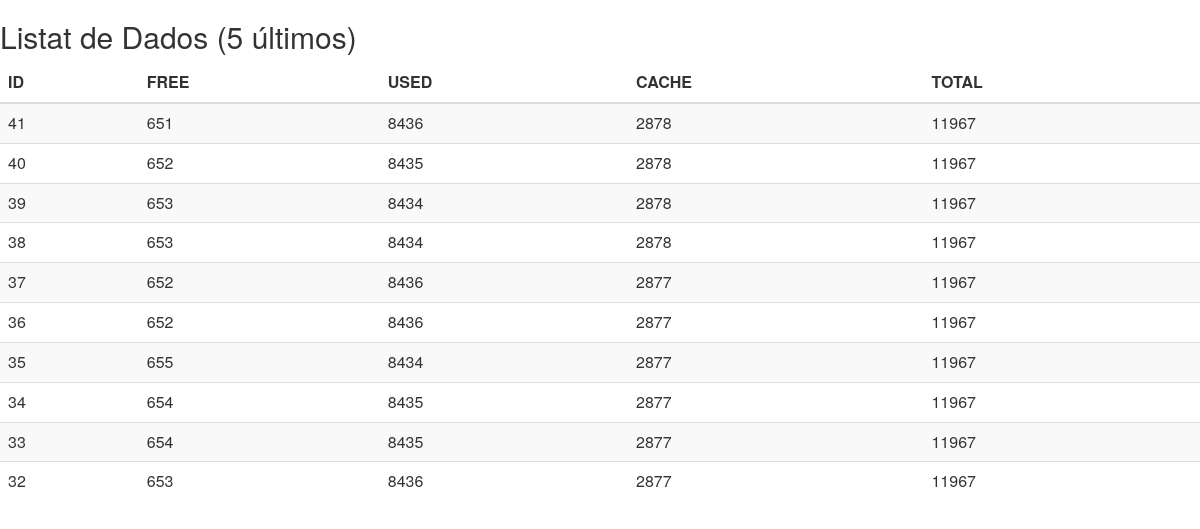
The page /db.php on the database as committed earlier.
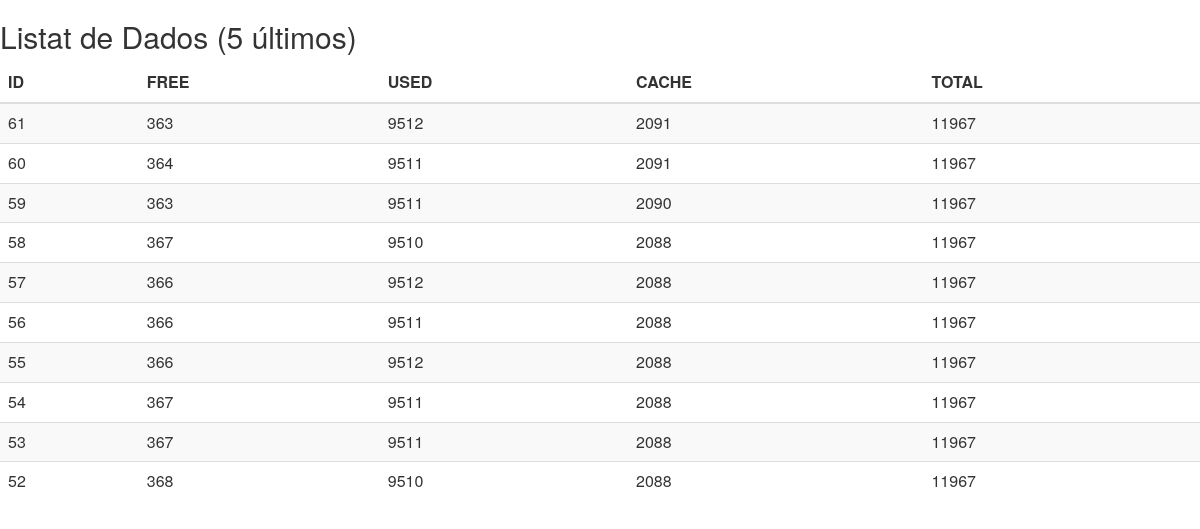
The same page on the database as committed later.
### tables this page shows
CREATE TABLE "memory" ("id" INTEGER PRIMARY KEY  AUTOINCREMENT  NOT NULL , "free" FLOAT, "used" FLOAT, "cache" FLOAT, "total" FLOAT);

### db.php (the view, shortened to what this page needs)
<html>
    <link rel="stylesheet" type="text/css" href="./css/bootstrap.min.css" >
<?php
$db = new MyDB();
$result = $db->query('SELECT * FROM memory ORDER BY id DESC LIMIT 10');
?>
<body>
    <h2 class="sub-header">Listat de Dados (5 últimos)</h2>
    <div class="table-responsive">
            <table class="table table-striped">
              <thead>
                <tr>
                  <th>ID</th>
                  <th>FREE</th>
                  <th>USED</th>
                  <th>CACHE</th>
                  <th>TOTAL</th>
                </tr>
              </thead>
              <tbody>
              <?php
                    while ($list = $result->fetchArray()){
                        echo '<tr>';
                        echo '<td>' . $list['id'] . '</td>';
                        echo '<td>' . $list['free'] . '</td>';
                        echo '<td>' . $list['used'] . '</td>';
                        echo '<td>' . $list['cache'] . '</td>';
                        echo '<td>' . $list['total'] . '</td>';
                        echo '</tr>';
                    }
                    ?>
              </tbody>
            </table>
          </div>
    </body>
</html>

Rows that differ between the two databases and show on the page:
no longer on this page (row unchanged): memory: id "41", free "651", used "8436", cache "2878", total "11967"
no longer on this page (row unchanged): memory: id "40", free "652", used "8435", cache "2878", total "11967"
no longer on this page (row unchanged): memory: id "39", free "653", used "8434", cache "2878", total "11967"
no longer on this page (row unchanged): memory: id "38", free "653", used "8434", cache "2878", total "11967"
no longer on this page (row unchanged): memory: id "37", free "652", used "8436", cache "2877", total "11967"
no longer on this page (row unchanged): memory: id "36", free "652", used "8436", cache "2877", total "11967"
no longer on this page (row unchanged): memory: id "35", free "655", used "8434", cache "2877", total "11967"
no longer on this page (row unchanged): memory: id "34", free "654", used "8435", cache "2877", total "11967"
no longer on this page (row unchanged): memory: id "33", free "654", used "8435", cache "2877", total "11967"
no longer on this page (row unchanged): memory: id "32", free "653", used "8436", cache "2877", total "11967"
added memory: id "61", free "363", used "9512", cache "2091", total "11967"
added memory: id "60", free "364", used "9511", cache "2091", total "11967"
added memory: id "59", free "363", used "9511", cache "2090", total "11967"
added memory: id "58", free "367", used "9510", cache "2088", total "11967"
added memory: id "57", free "366", used "9512", cache "2088", total "11967"
added memory: id "56", free "366", used "9511", cache "2088", total "11967"
added memory: id "55", free "366", used "9512", cache "2088", total "11967"
added memory: id "54", free "367", used "9511", cache "2088", total "11967"
added memory: id "53", free "367", used "9511", cache "2088", total "11967"
added memory: id "52", free "368", used "9510", cache "2088", total "11967"
